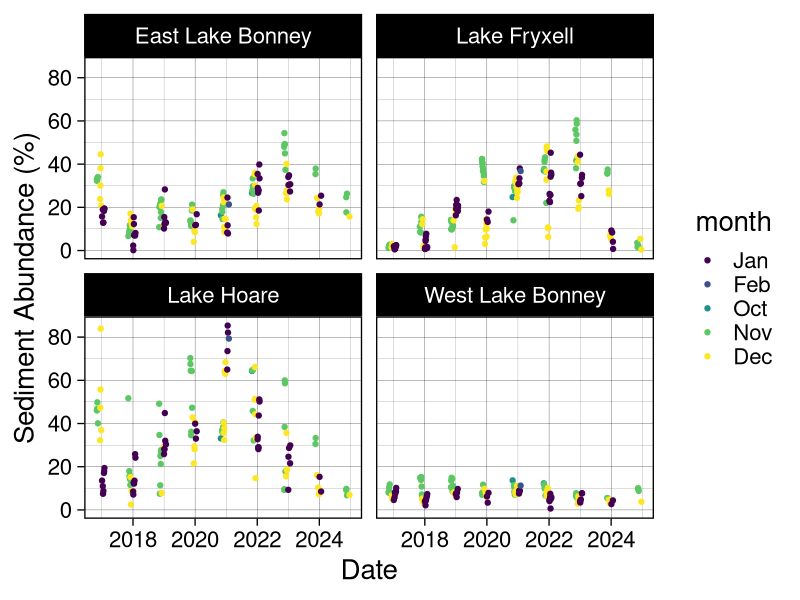
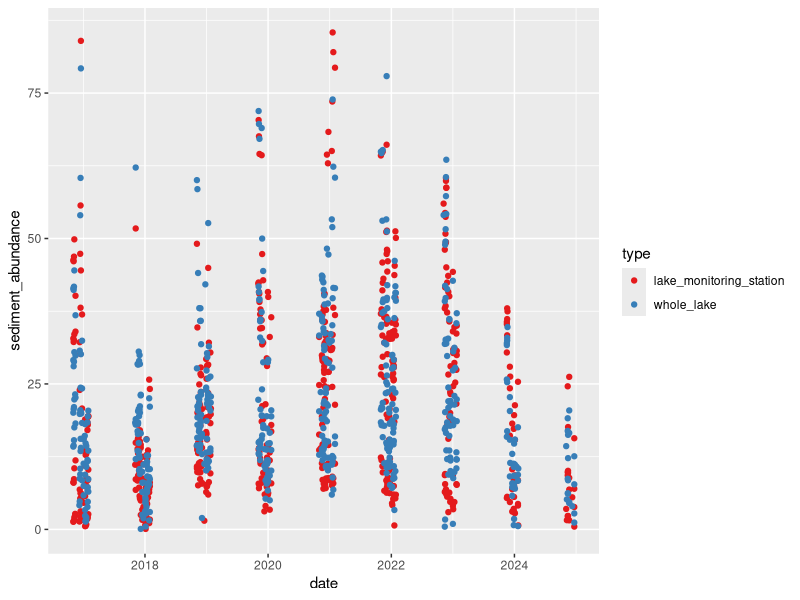
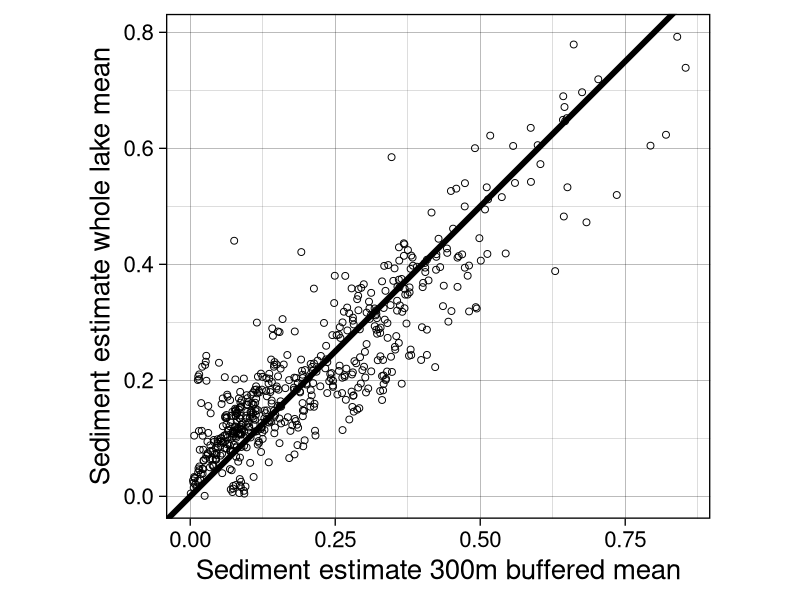
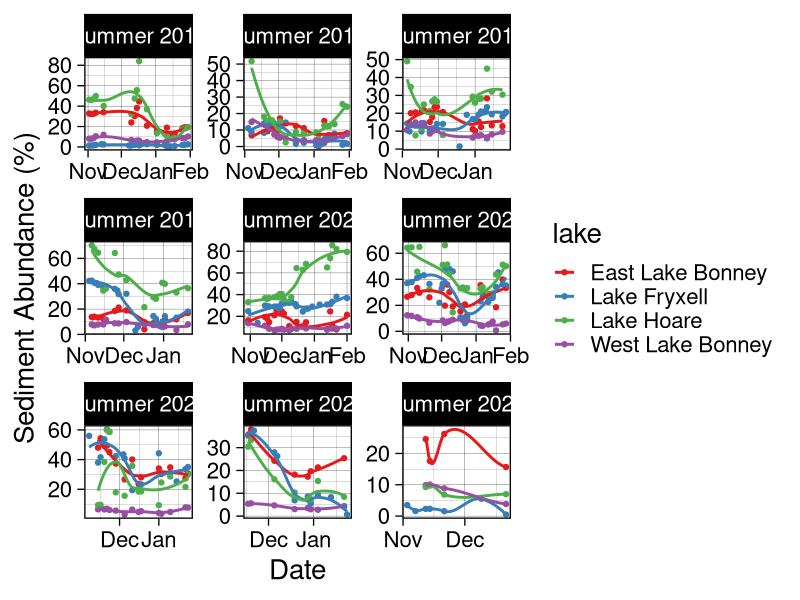
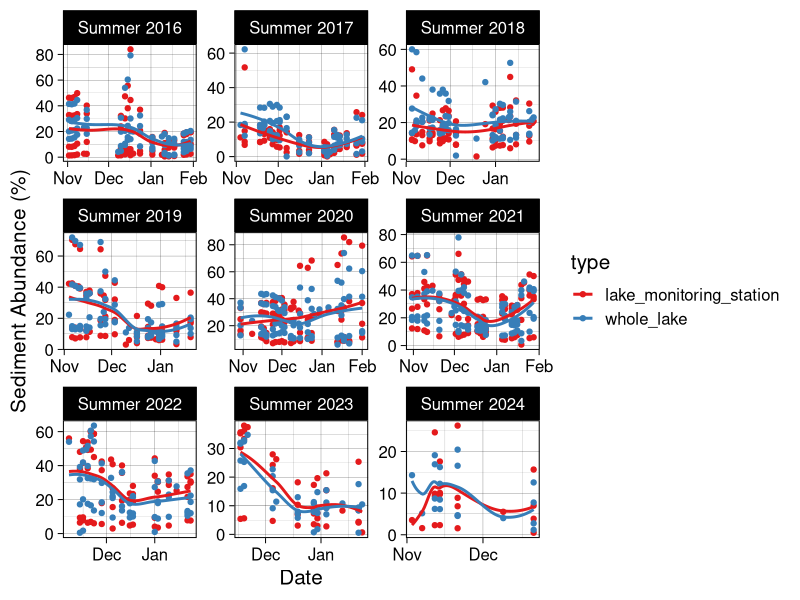
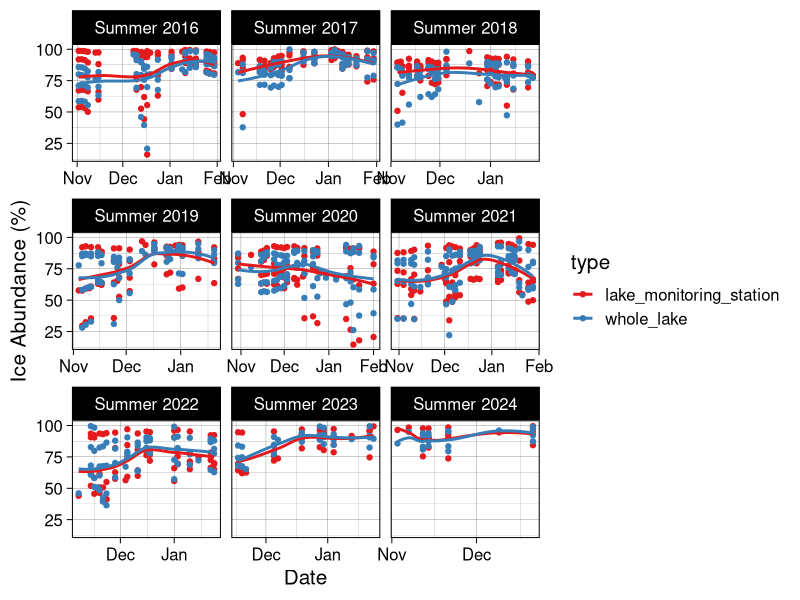
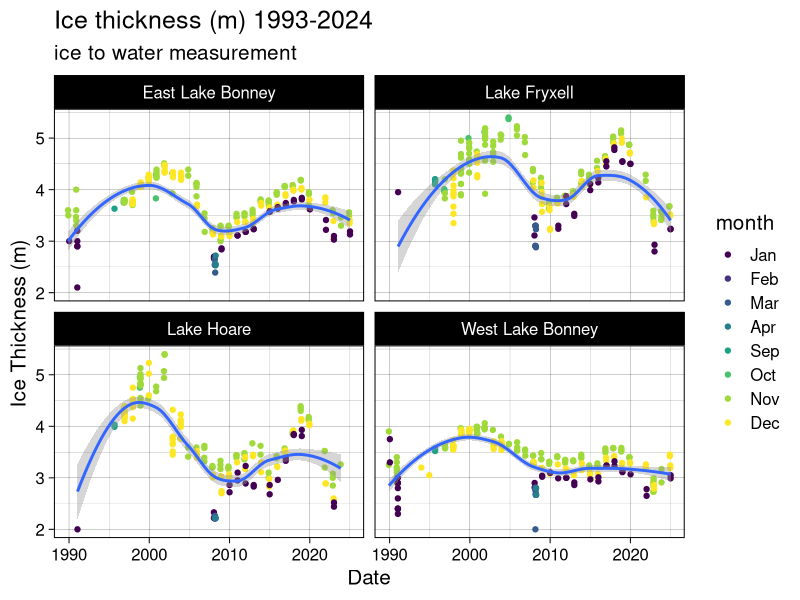
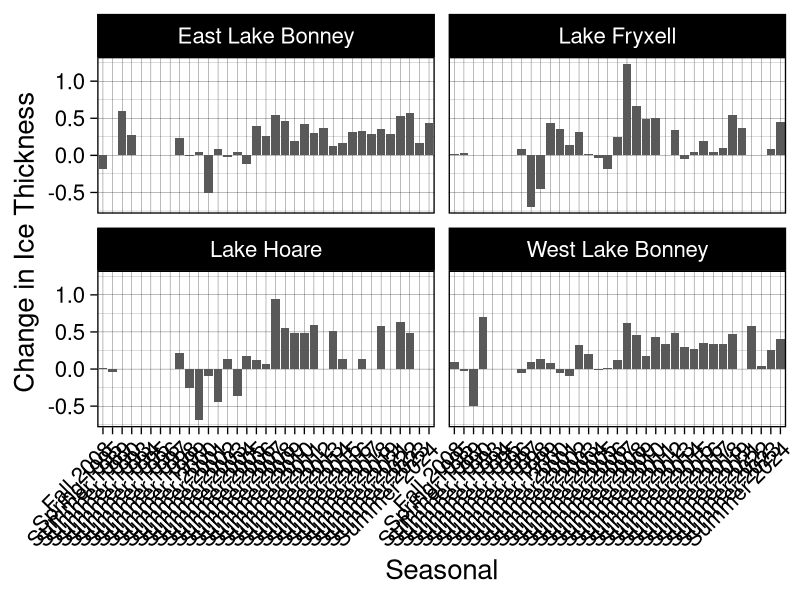

Reproduce these figures in R, in order. (Note: this script raises an error after producing the figures.)
######### TVLakes Sediment Output Comparison ###########
library(tidyverse)
library(RColorBrewer)
library(scales)

setwd("~/Documents/R-Repositories/MCM-LTER-MS")

## Define a season function to plot data by season. Makes data viz a lot easier. 
get_season <- function(date) {
  month <- month(date)
  year <- year(date)
  
  if (month %in% c(11, 12)) {
    return(paste0("Summer ", year))  # November and December belong to the current winter
  } else if (month == 1) {
    return(paste0("Summer ", year - 1))  # January belongs to the previous winter
  } else if (month == 2) {
    return(paste0("Summer ", year - 1))  # February belongs to the previous winter
  } else if (month == 3) {
    return(paste0("Fall ", year))  # March is Spring
  } else if (month %in% 4:5) {
    return(paste0("Fall ", year))  # April and May are Spring
  } else if (month == 6) {
    return(paste0("Winter ", year))  # June is Summer
  } else if (month %in% 7:8) {
    return(paste0("Winter ", year))  # July and August are Summer
  } else if (month == 9) {
    return(paste0("Spring ", year))  # September is Fall
  } else if (month %in% 10) {
    return(paste0("Summer ", year))  # October is Fall
  }
}

mean_BB <- read_csv("data/sediment abundance data/LANDSAT_sediment_abundances_20250403.csv") |> 
  mutate(date = ymd(date), 
         type = 'lake_monitoring_station', 
         season = sapply(date, get_season), 
         month = month(date, label = TRUE))

#####plot by lake
ggplot(mean_BB, aes(date, sediment_abundance*100, color = month)) + 
  geom_point(position = position_jitter(width = 0.2, height = 0.1)) + 
  facet_wrap(vars(lake)) + 
  #scale_x_date(labels = date_format("%b"), breaks = "1 month") + 
  xlab("Date") + ylab("Sediment Abundance (%)") + 
  #scale_color_brewer(palette = "Set1") +
  theme_linedraw(base_size = 20)

ggsave("plots/manuscript/chapter 1/BB_sed_by_lake.png", dpi = 700, 
       height = 8, width = 12)

mean_wholelake <- read_csv("data/sediment abundance data/LANDSAT_wholelake_mean_20250403.csv") |> 
  mutate(date = ymd(date), 
         type = "whole_lake", 
         season = sapply(date, get_season), 
         month = month(date, label = TRUE))

# join the two files for easy comparison and plotting
means <- rbind(mean_BB, mean_wholelake) |> 
  mutate(sediment_abundance = sediment_abundance*100, 
         ice_abundance = ice_abundance*100) |> 
  mutate(year = year(date), 
         month = month(date))

## plot the raw output for sediment abundance/ice abundance against each other and see how the outputs compare
ggplot(means, aes(date, sediment_abundance, color = type)) + 
  geom_point() + 
  scale_color_brewer(palette = "Set1") 

mean_bluebox = mean_BB |> 
  mutate(sediment_abundance_bb = sediment_abundance) |> 
  dplyr::select(c(date, lake, sediment_abundance_bb))

mean_whole = mean_wholelake |> 
  mutate(sediment_abundance_wholelake = sediment_abundance) |> 
  dplyr::select(c(date, lake, sediment_abundance_wholelake))

means_pivot = mean_bluebox |> 
  full_join(mean_whole)

ggplot(means_pivot, aes(sediment_abundance_bb, sediment_abundance_wholelake)) + 
  geom_point(size = 2, shape = 1) + 
  geom_abline(size = 2) +
  coord_fixed() + 
  xlab("Sediment estimate 300m buffered mean") + ylab("Sediment estimate whole lake mean") + 
  theme_linedraw(base_size = 20)

ggsave("plots/manuscript/chapter 1/wholelake_vs_bb.png", 
       height = 8, width = 8, dpi = 300)

#By season for just the lake monitoring site
ggplot(mean_BB, aes(date, sediment_abundance*100, color = lake)) + 
  geom_point() + 
  geom_smooth(se = F) + 
  scale_color_brewer(palette = "Set1") + 
  facet_wrap(vars(season), scales = "free") +
  scale_x_date(labels = date_format("%b"), breaks = "1 month") + 
  xlab("Date") + ylab("Sediment Abundance (%)") + 
  theme_linedraw(base_size = 20)

ggsave("plots/manuscript/chapter 1/BB_sed_by_season.png", dpi = 700, 
       height = 8, width = 12)

# facet by season for sed abundance
ggplot(means, aes(date, sediment_abundance, color = type)) + 
  geom_point() + 
  geom_smooth(se = F) + 
  scale_color_brewer(palette = "Set1") + 
  facet_wrap(vars(season), scales = "free") +
  scale_x_date(labels = date_format("%b"), breaks = "1 month") + 
  xlab("Date") + ylab("Sediment Abundance (%)") + 
  theme_linedraw(base_size = 15)

ggsave("plots/manuscript/chapter 1/whole_lake_vs_BB_sed_abundance.png", dpi = 700, 
       height = 8, width = 12)

# facet by season for ice abundance
ggplot(means, aes(date, ice_abundance, color = type)) + 
  geom_point() + 
  geom_smooth(se = F) + 
  scale_color_brewer(palette = "Set1") + 
  facet_wrap(vars(season), scales = "free_x") +
  scale_x_date(labels = date_format("%b"), breaks = "1 month") + 
  xlab("Date") + ylab("Ice Abundance (%)") + 
  theme_linedraw(base_size = 15)

ggsave("plots/manuscript/chapter 1/whole_lake_vs_BB_ice_abundance.png", dpi = 700, 
       height = 8, width = 12)


## load lake ice: 
lakeice1 <- read_csv("data/lake ice/mcmlter-lake-ice_thickness-20250218_0_2025.csv") |> 
  mutate(date_time = mdy_hm(date_time), 
         month = month(date_time, label = TRUE), 
         year = year(date_time),
         year = as.numeric(year),
         z_water_m = z_water_m*-1, 
         season = sapply(date_time, get_season)) |> 
  rename("lake" = location_name) |> 
  filter(lake == "Lake Fryxell" | lake == "Lake Hoare" | lake == "East Lake Bonney" | lake == "West Lake Bonney") |> 
  #filter(year >= 2016) |> 
  filter(!grepl("^B", location))

ggplot(lakeice1, aes(date_time, z_water_m)) + 
  geom_point(aes(color = month)) + 
  geom_smooth(se = T) + 
  facet_wrap(vars(lake)) + 
  theme_linedraw(base_size = 15) + 
  #scale_color_brewer(palette = "Set1") +
  xlab("Date") + ylab("Ice Thickness (m)") + 
  ggtitle("Ice thickness (m) 1993-2024", 
          subtitle = "ice to water measurement")

#ggsave("plots/manuscript/chapter 1/ice_thickness_total_years.png", dpi = 700, 
#       height = 8, width = 12)

lakeice = lakeice1 |> 
  filter(date_time >= "2016-05-01") |> 
  #mutate(season = sapply(date_time, get_season)) |> 
  filter(str_detect(string = location, pattern = "incubation hole")) |> 
  #filter(grepl("^O", location)) |> 
  drop_na(z_water_m)

#FIND SEASONAL DROPOFF OF ICE THICKNESS
seasonal_changes <- lakeice1 %>%
  group_by(season, lake) |> 
  arrange(season, date_time) %>%
  summarise(
    First_Measurement = first(z_water_m*-1),
    Last_Measurement = last(z_water_m*-1),
    Difference = Last_Measurement - First_Measurement
  )

ggplot(seasonal_changes, aes(season, Difference), fill = lake) + 
  geom_col() + 
  scale_color_brewer(palette = "Set1") + 
  facet_wrap(vars(lake)) + 
  theme_linedraw(base_size = 20) + 
  theme(axis.text.x = element_text(angle = 45, hjust = 1)) + 
  xlab("Seasonal") + ylab("Change in Ice Thickness")

ggsave("plots/manuscript/chapter 1/seasonal_ice_drop.png", 
       height = 8, width = 12, dpi = 300)

li_summary = lakeice |> 
  mutate(week = week(date_time)) |> 
  group_by(year, month, lake) |> 
  summarize(mean_thickness = mean(z_water_m, na.rm = T))

## sediment
sed_monthly <- means |> 
  mutate(week = week(date)) |> 
  group_by(year, month, lake, type) |> 
  summarize(mean_sed = mean(sediment_abundance, na.rm = T)) |> 
  print()

fulljoined = full_join(sed_monthly, li_summary) |> 
  drop_na()

##### plot
ggplot(fulljoined, aes(mean_sed, mean_thickness, color= type)) + 
  geom_smooth(method = "lm", se = F) + 
  geom_point() + 
  facet_wrap(vars(lake), scales = "free") + 
  ggtitle("October-February", 
          subtitle = "whole lake average") + 
  xlab("Mean Sediment Abundance (%)") + ylab("Mean Ice Thickness (m)") + 
  scale_color_brewer(palette = "Set1") +
  theme_linedraw(base_size = 20) 

ggsave("plots/manuscript/chapter 1/sed_vs_ice_thickness.png", 
       width = 12, height = 8, dpi = 300)

### now remove November and October Values
#fulljoin_filter <- fulljoined |> 
#  filter(month == 12 | month == 1)
fulljoin_peak_solar <- fulljoined |> 
  filter(month == 1)

ggplot(fulljoin_peak_solar, aes(mean_sed, mean_thickness, color = type)) + 
  geom_smooth(method = "lm", se = F) + 
  geom_point() + 
  facet_wrap(vars(lake), scales = "free") + 
  ggtitle("January") + 
  scale_color_brewer(palette = "Set1") +
  theme_linedraw(base_size = 20) 

ggsave("plots/manuscript/chapter 1/wholelakesed_vsthickness.png", 
       width = 12, height = 8, dpi = 300)

# now filter for only early year estimates, October - December
oct_dec_fulljoin <- fulljoined |> 
  filter(month == 10 | month == 11 | month == 12)

ggplot(oct_dec_fulljoin, aes(mean_sed, mean_thickness, color = type)) + 
  geom_smooth(method = "lm", se = F) + 
  geom_point() + 
  facet_wrap(vars(lake), scales = "free") + 
  ggtitle("October - December", 
          subtitle = "whole lake average") + 
  scale_color_brewer(palette = "Set1") +
  theme_linedraw(base_size = 15) 

jan_fulljoin <- fulljoined |> 
  filter(month == 1)

ggplot(jan_fulljoin, aes(mean_sed, mean_thickness, color = type)) + 
  geom_smooth(method = "lm", se = F) + 
  geom_point() + 
  facet_wrap(vars(lake), scales = "free") + 
  ggtitle("January") + 
  scale_color_brewer(palette = "Set1") +
  xlab("Mean Sediment Abundance (%)") + ylab("Mean Ice Thickness (m)") + 
  theme_linedraw(base_size = 20)  

ggsave("plots/manuscript/chapter 1/jan_only_sed.png", 
       dpi = 300, height = 8, width = 12)


####### do restructuring to look at this by week ###
li_summary_2 = lakeice |> 
  mutate(week = week(date_time)) |> 
  group_by(year, week, lake) |> 
  summarize(mean_thickness = mean(z_water_m, na.rm = T))

## sediment
sed_monthly_2 <- means |> 
  mutate(week = week(date)) |> 
  group_by(year, week, lake, type) |> 
  summarize(mean_sed = mean(sediment_abundance, na.rm = T)) |> 
  print()

fulljoined_2 = full_join(sed_monthly_2, li_summary_2) |> 
  drop_na() |> 
  filter(type == "lake_monitoring_station")

peak_solar_week <- fulljoined_2 |> 
  filter(
    #week == 50 |
      week == 51 | 
      week == 52 | 
      week == 1 | 
      week == 2 #|
      #week == 3
      )

ggplot(peak_solar_week, aes(mean_sed, mean_thickness)) + 
  geom_smooth(method = "lm", se = F) + 
  geom_point() + 
  facet_wrap(vars(lake), scales = "free") + 
  ggtitle("Peak Solar") + 
  scale_color_brewer(palette = "Set1") +
  xlab("Mean Sediment Abundance (%)") + ylab("Mean Ice Thickness (m)") + 
  theme_linedraw(base_size = 20)  

ggsave("plots/manuscript/chapter 1/Peak_Solar_Comparison_20250328.png", 
       width = 12, height = 8, dpi = 300)

#### Create a dual panel plot where only the lake ice thickness from 2016-2024 to sediment abundannce
# Need to join the sed data frame to the lake ice data frame
mean_BB_week <- mean_BB |> 
  filter(date < "2025-02-01")

library(ggpubr)

# Step 1: Define all possible months (in your case)
all_months <- c("Jan", "Feb", "Oct", "Nov", "Dec")

# Step 2: Get colors from RColorBrewer
# Let's say we use "Set1" which has up to 9 nice discrete colors
palette <- brewer.pal(n = length(all_months), name = "Set1")
palette <- brewer.pal(n = length(all_months), name = "Set1")

# Step 3: Map months to specific colors
month_colors <- setNames(palette, all_months)

months1 <- c("Jan", "Feb", "Oct", "Nov", "Dec")
plot1 <- ggplot(mean_BB_week, aes(date, sediment_abundance*100)) + 
  geom_point(aes(color = month)) + 
  geom_smooth(se = F) + 
  ylab("Sediment Abundance") + xlab("Date") + 
  ggtitle("Sediment Coverage (%)") + 
  facet_wrap(vars(lake), scales = "free") + 
  scale_fill_manual(values = month_colors[months1]) + 
  theme_linedraw(base_size = 20) + 
  theme(axis.text.x = element_text(angle = 45, hjust = 1)) + 
  scale_x_date(
    breaks = seq(as.Date("2010-01-01"), as.Date("2025-01-01"), by = "year"),
    labels = date_format("%Y")
  )

months2 <- c("Jan", "Nov", "Dec")
plot2 <- ggplot(lakeice, aes(date_time, z_water_m)) + 
  geom_point(aes(color = month)) + 
  geom_smooth(se = F) + 
  ylab("Ice Thickness (m)") + xlab("Date") + 
  ggtitle("Ice Thickness") + 
  facet_wrap(vars(lake)) +
  scale_fill_manual(values = month_colors[c("Jan", "Nov", "Dec")]) + 
  theme_linedraw(base_size = 20) + 
  theme(axis.text.x = element_text(angle = 45, hjust = 1)) + 
  scale_x_datetime(
    breaks = as.POSIXct(paste0(2010:2025, "-01-01")),
    labels = date_format("%Y")
  )

ggarrange(plot1, plot2)

ggsave("plots/manuscript/chapter 1/sed_abundance_ice_thick_timeseries.png", 
       dpi = 300, height = 8, width = 15)

#ggplot() + 
#  geom_point(data = lakeice, aes(x = as.Date(date_time), y = z_water_m)) + 
#  geom_point(data = mean_BB, aes(x = date, y = sediment_abundance)) + 
##  facet_wrap(vars(lake)) + 
#  xlab("Date") + ylab("Ice thickness (m)") +
#  scale_color_brewer(palette = "Set1") +
#  theme_linedraw(base_size = 20) 




######### investing different buffering distances #########
mean_150m <- read_csv("data/sediment abundance data/LANDSAT_sediment_abundances_150m_20250301.csv") |> 
  mutate(date = ymd(date), 
         buffer_distance = '150')

mean_300m = mean_BB |> 
  mutate(buffer_distance = '300') |> 
  select(-type)

mean_450m = read_csv("data/sediment abundance data/LANDSAT_sediment_abundances_450m_20250301.csv") |> 
  mutate(date = ymd(date), 
         buffer_distance = '450')

mean_600m = read_csv("data/sediment abundance data/LANDSAT_sediment_abundances_600m_20250301.csv") |> 
  mutate(date = ymd(date), 
         buffer_distance = '600') |> 
  select(-approx_albedo)

mean_900m = read_csv("data/sediment abundance data/LANDSAT_sediment_abundances_900m_20250301.csv") |> 
  mutate(date = ymd(date), 
         buffer_distance = '900')

buffers <- rbind(mean_150m, mean_300m, mean_450m, mean_600m, mean_900m) |> 
  mutate(ice_abundance = ice_abundance*100, 
         sediment_abundance = sediment_abundance*100, 
         season = sapply(date, get_season)) |> 
  select(-sediment)

write_csv(buffers, "data/sediment abundance data/LANDSAT_all_buffer_distances_20250301.csv")

### plot cropping distance comparisons
#sed
ggplot(buffers, aes(date, sediment_abundance, color = buffer_distance)) + 
  geom_point() + 
  scale_color_brewer(palette = "Set1") + 
  facet_wrap(vars(lake)) + 
 # scale_x_date(labels = date_format("%b"), breaks = "1 month") + 
  xlab("Date") + ylab("Sediment Abundance (%)") + 
  theme_linedraw(base_size = 15)

ggsave("plots/manuscript/chapter 1/comparison_of_buffer_distances_sed_bylake.png", dpi = 700, 
       height = 8, width = 10)

#ice
ggplot(buffers, aes(date, ice_abundance, color = buffer_distance)) + 
  geom_point() + 
  scale_color_brewer(palette = "Set1") + 
  facet_wrap(vars(lake)) + 
  # scale_x_date(labels = date_format("%b"), breaks = "1 month") + 
  xlab("Date") + ylab("Ice Abundance (%)") + 
  theme_linedraw(base_size = 15)

ggsave("plots/manuscript/chapter 1/comparison_of_buffer_distances_sed_bylake.png", dpi = 700, 
       height = 8, width = 10)

## facet by season
#ice
ggplot(buffers, aes(date, ice_abundance, color = buffer_distance)) + 
  geom_point() + 
  scale_color_brewer(palette = "Set1") + 
  facet_wrap(vars(lake, season), scales = "free") + 
  scale_x_date(labels = date_format("%b"), breaks = "1 month") + 
  xlab("Date") + ylab("Ice Abundance (%)") + 
  theme_linedraw(base_size = 10)

ggsave("plots/manuscript/chapter 1/comparison_of_buffer_distances_sed_byseason.png", dpi = 700, 
       height = 10, width = 10)

#sed
ggplot(buffers, aes(date, sediment_abundance, color = buffer_distance)) + 
  geom_point() + 
  scale_color_brewer(palette = "Set1") + 
  facet_wrap(vars(lake, season), scales = "free") + 
  scale_x_date(labels = date_format("%b"), breaks = "1 month") + 
  xlab("Date") + ylab("Sediment Abundance (%)") + 
  theme_linedraw(base_size = 10)

ggsave("plots/manuscript/chapter 1/comparison_of_buffer_distances_sed_byseason.png", dpi = 700, 
       height = 10, width = 10)
